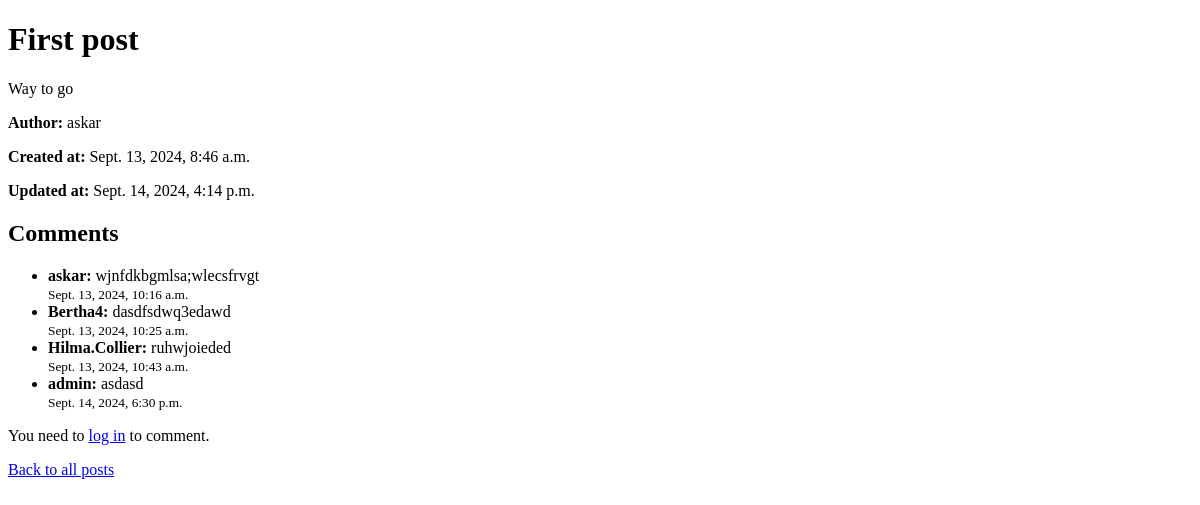
The app's page /blog/posts/1/, older data.
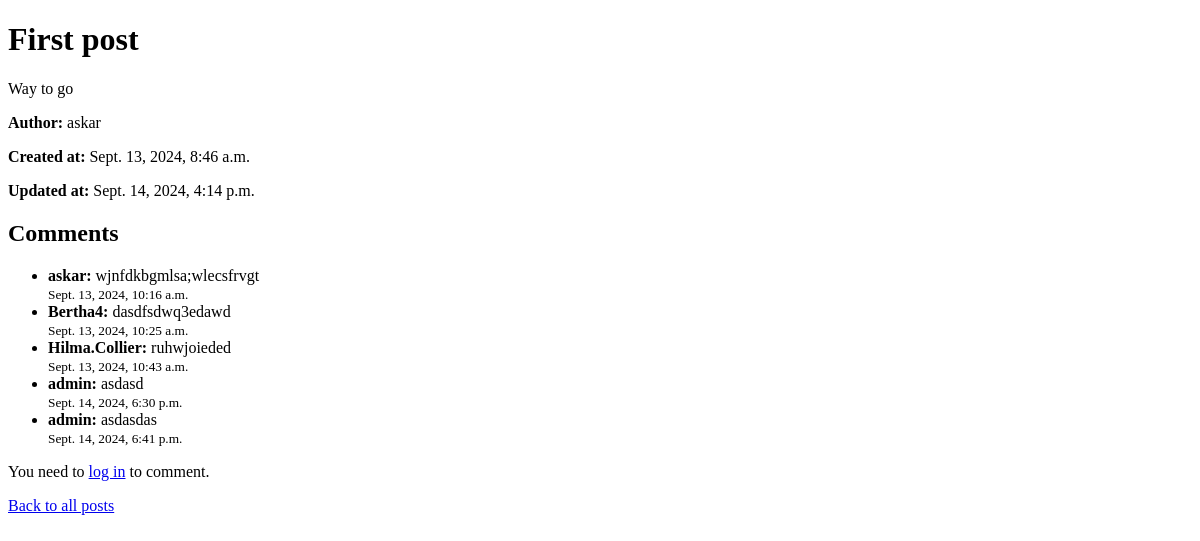
The same page, newer data.
### blog/models.py (models this page shows, shortened)
class Comment(models.Model):
    author = models.ForeignKey(User, on_delete=models.CASCADE, related_name="comments")
    post = models.ForeignKey(Post, on_delete=models.CASCADE, related_name="comments")
    text = models.CharField(max_length=255)
    created_at = models.DateTimeField(auto_now_add=True)

### blog/views/post_view.py (the view, shortened to what this page needs)
# urls.py: path("posts/<int:pk>/", post_detail_template, name='post_detail'),
def post_detail_template(request, pk):
    post = get_object_or_404(Post, pk=pk)
    comments = post.comments.all()
    form = CommentForm()
    return render(request, 'post_detail.html', {'post': post, 'form': form, 'comments': comments})

### blog/templates/post_detail.html (shortened to what this page needs)
<!DOCTYPE html>
<html>
  <head>
  </head>
  <body>
    <h1>{{ post.title }}</h1>
    <p>{{ post.content }}</p>
    <p><strong>Author:</strong> {{ post.author }}</p>
    <p><strong>Created at:</strong> {{ post.created_at }}</p>
    <p><strong>Updated at:</strong> {{ post.updated_at }}</p>
    <h2>Comments</h2>
    {% if comments %}
    <ul>
      {% for comment in comments %}
      <li>
        <strong>{{ comment.author }}:</strong> {{ comment.text }} <br />
        <small>{{ comment.created_at }}</small>
      </li>
      {% empty %}
      <li>No comments yet.</li>
      {% endfor %}
    </ul>
    {% else %}
    <p>No comments yet</p>
    {% endif %} {% if user.is_authenticated %}
    <h3>Add a Comment</h3>
    <form method="POST">
      {% csrf_token %} {{ form.as_p }}
      <button type="submit">Post Comment</button>
    </form>
    {% else %}
    <p>You need to <a href="{% url 'login' %}">log in</a> to comment.</p>
    {% endif %}
    <a href="{% url 'post_list' %}">Back to all posts</a>
  </body>
</html>

Row changes from the older to the newer data that the page shows:
added Comment: author "admin", text "asdasdas", created_at "Sept. 14, 2024, 6:41 p.m."
